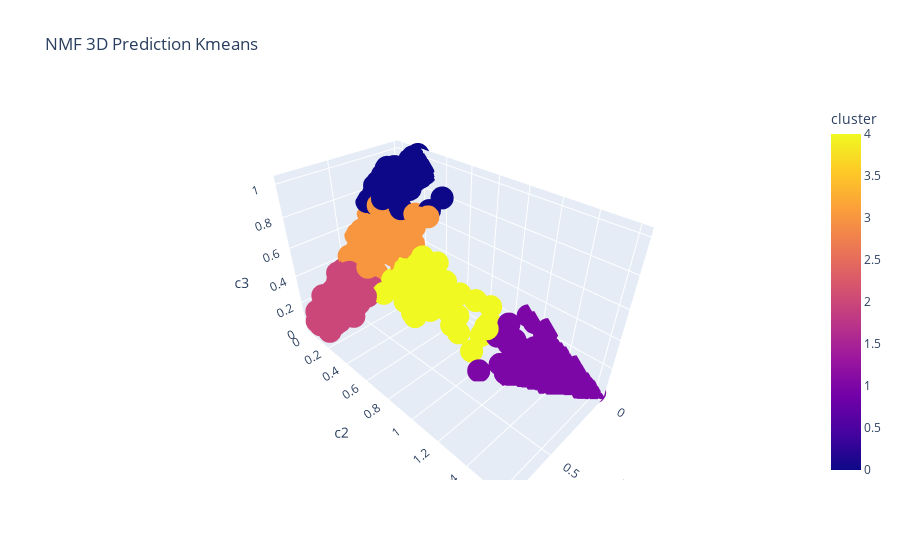

The notebook cell saved with this chart:
### Code cell
W_df3 = W_df.iloc[:, [0, 1, 2]].copy()
W_df3 = W_df3.rename(columns={0: 'x1', 1: 'x2', 2:'x3'})
W_df3['cluster'] = W_df[['cluster']]
import plotly.express as px
fig = px.scatter_3d(
    W_df3, x='x1', y='x2', z='x3', color=W_df3['cluster'],
    labels={'x1': 'c1', 'x2': 'c2', 'x3': 'c3'}, title='NMF 3D Prediction Kmeans'
)
fig.show()

### Figure 1 — Plotly figure (JSON) as saved in the notebook; plotly's stock layout.template omitted (floating-point values rounded to 4 significant figures; data arrays with more than 128 entries replaced by an {"elided": "..."} marker saying what was removed)
{"data": [{"hovertemplate": "c1=%{x}<br>c2=%{y}<br>c3=%{z}<br>cluster=%{marker.color}<extra></extra>", "legendgroup": "", "marker": {"color": {"elided": "1725 int values"}, "coloraxis": "coloraxis", "symbol": "circle"}, "mode": "markers", "name": "", "scene": "scene", "showlegend": false, "type": "scatter3d", "x": {"elided": "1725 float values"}, "y": {"elided": "1725 float values"}, "z": {"elided": "1725 float values"}}], "layout": {"coloraxis": {"colorbar": {"title": {"text": "cluster"}}, "colorscale": [[0, "#0d0887"], [0.1111, "#46039f"], [0.2222, "#7201a8"], [0.3333, "#9c179e"], [0.4444, "#bd3786"], [0.5556, "#d8576b"], [0.6667, "#ed7953"], [0.7778, "#fb9f3a"], [0.8889, "#fdca26"], [1, "#f0f921"]]}, "legend": {"tracegroupgap": 0}, "scene": {"domain": {"x": [0, 1], "y": [0, 1]}, "xaxis": {"title": {"text": "c1"}}, "yaxis": {"title": {"text": "c2"}}, "zaxis": {"title": {"text": "c3"}}}, "title": {"text": "NMF 3D Prediction Kmeans"}}}
